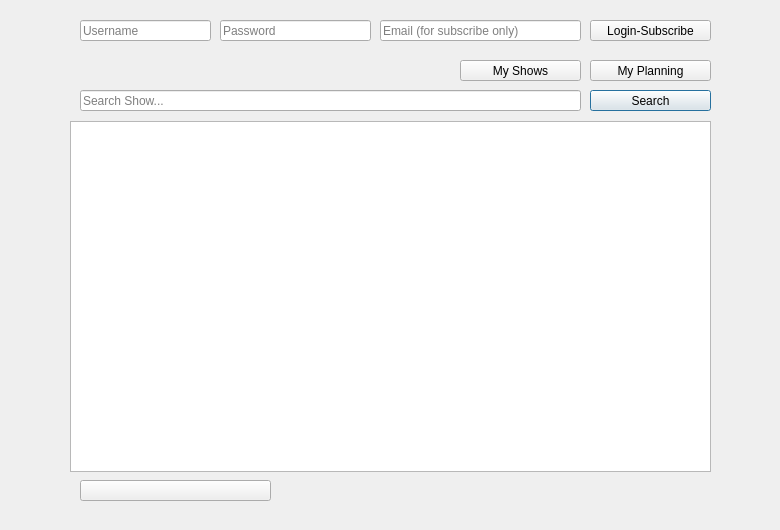
<?xml version="1.0" encoding="UTF-8"?>
<ui version="4.0">
 <class>BetaSeries</class>
 <widget class="QDialog" name="BetaSeries">
  <property name="geometry">
   <rect>
    <x>0</x>
    <y>0</y>
    <width>780</width>
    <height>530</height>
   </rect>
  </property>
  <property name="minimumSize">
   <size>
    <width>780</width>
    <height>530</height>
   </size>
  </property>
  <property name="maximumSize">
   <size>
    <width>780</width>
    <height>530</height>
   </size>
  </property>
  <property name="windowTitle">
   <string>Dialog</string>
  </property>
  <widget class="QLineEdit" name="searchTxt">
   <property name="geometry">
    <rect>
     <x>80</x>
     <y>90</y>
     <width>501</width>
     <height>21</height>
    </rect>
   </property>
   <property name="placeholderText">
    <string>Search Show...</string>
   </property>
  </widget>
  <widget class="QPushButton" name="searchBtn">
   <property name="geometry">
    <rect>
     <x>590</x>
     <y>90</y>
     <width>121</width>
     <height>21</height>
    </rect>
   </property>
   <property name="text">
    <string>Search</string>
   </property>
  </widget>
  <widget class="QLineEdit" name="loginTxt">
   <property name="geometry">
    <rect>
     <x>80</x>
     <y>20</y>
     <width>131</width>
     <height>21</height>
    </rect>
   </property>
   <property name="text">
    <string/>
   </property>
   <property name="placeholderText">
    <string>Username</string>
   </property>
  </widget>
  <widget class="QLineEdit" name="pwdTxt">
   <property name="geometry">
    <rect>
     <x>220</x>
     <y>20</y>
     <width>151</width>
     <height>21</height>
    </rect>
   </property>
   <property name="echoMode">
    <enum>QLineEdit::Password</enum>
   </property>
   <property name="placeholderText">
    <string>Password</string>
   </property>
  </widget>
  <widget class="QLabel" name="loginLabel">
   <property name="enabled">
    <bool>true</bool>
   </property>
   <property name="geometry">
    <rect>
     <x>80</x>
     <y>60</y>
     <width>371</width>
     <height>20</height>
    </rect>
   </property>
   <property name="font">
    <font>
     <weight>50</weight>
     <bold>false</bold>
    </font>
   </property>
   <property name="text">
    <string/>
   </property>
  </widget>
  <widget class="QPushButton" name="loginBtn">
   <property name="geometry">
    <rect>
     <x>590</x>
     <y>20</y>
     <width>121</width>
     <height>21</height>
    </rect>
   </property>
   <property name="text">
    <string>Login-Subscribe</string>
   </property>
  </widget>
  <widget class="QListWidget" name="resultList">
   <property name="geometry">
    <rect>
     <x>70</x>
     <y>121</y>
     <width>641</width>
     <height>351</height>
    </rect>
   </property>
  </widget>
  <widget class="QPushButton" name="planningBtn">
   <property name="geometry">
    <rect>
     <x>590</x>
     <y>60</y>
     <width>121</width>
     <height>21</height>
    </rect>
   </property>
   <property name="text">
    <string>My Planning</string>
   </property>
  </widget>
  <widget class="QPushButton" name="showsBtn">
   <property name="geometry">
    <rect>
     <x>460</x>
     <y>60</y>
     <width>121</width>
     <height>21</height>
    </rect>
   </property>
   <property name="text">
    <string>My Shows</string>
   </property>
  </widget>
  <widget class="QPushButton" name="postBtn">
   <property name="geometry">
    <rect>
     <x>80</x>
     <y>480</y>
     <width>191</width>
     <height>21</height>
    </rect>
   </property>
   <property name="text">
    <string/>
   </property>
  </widget>
  <widget class="QLineEdit" name="emailTxt">
   <property name="geometry">
    <rect>
     <x>380</x>
     <y>20</y>
     <width>201</width>
     <height>21</height>
    </rect>
   </property>
   <property name="text">
    <string/>
   </property>
   <property name="placeholderText">
    <string>Email (for subscribe only)</string>
   </property>
  </widget>
  <widget class="QLabel" name="postLabel">
   <property name="enabled">
    <bool>true</bool>
   </property>
   <property name="geometry">
    <rect>
     <x>280</x>
     <y>480</y>
     <width>431</width>
     <height>20</height>
    </rect>
   </property>
   <property name="font">
    <font>
     <weight>50</weight>
     <bold>false</bold>
    </font>
   </property>
   <property name="text">
    <string/>
   </property>
  </widget>
 </widget>
 <resources/>
 <connections/>
</ui>
